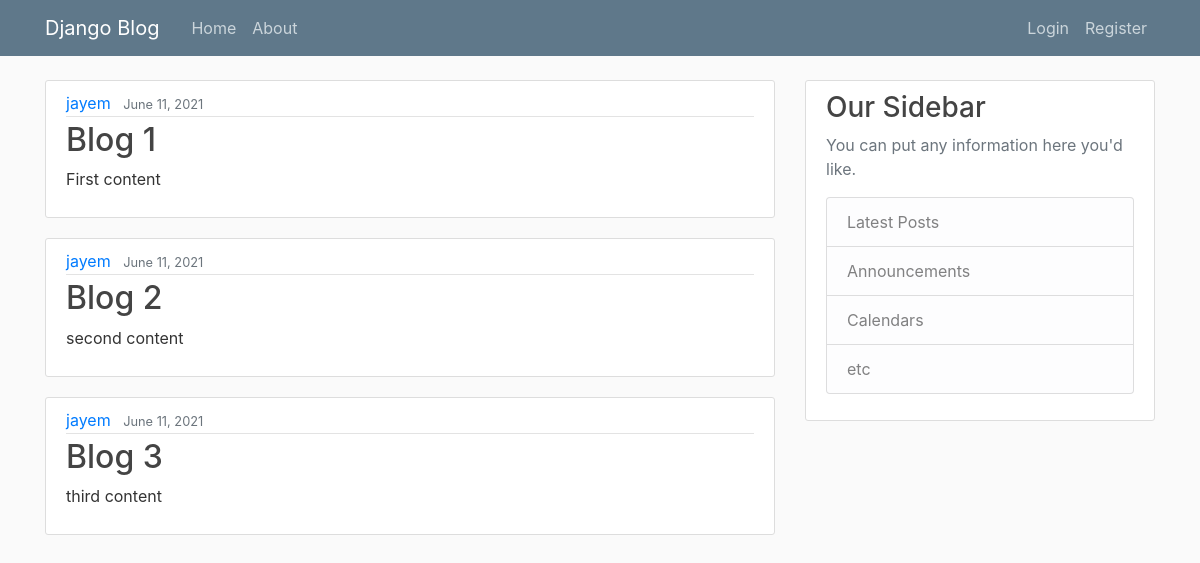
The page / on the database its author committed.
### blog/models.py (models this page shows, shortened)
class Post(models.Model):
    title = models.CharField(max_length=200)
    content = models.TextField()
    date_posted = models.DateTimeField(auto_now_add=True)
    author = models.ForeignKey(User, on_delete=models.CASCADE)

### blog/views.py (the view)
# urls.py: path('',views.home,name='blog_home'),
def home(request):
    context = {
        'posts': Post.objects.all(),
    }
    return render(request,'blog/index.html',context)

### blog/templates/blog/index.html
{% extends 'blog/base.html' %}
{% block content %}
    {% for p in posts %}
        <article class="media content-section">
            <div class="media-body">
                <div class="article-metadata">
                    <a class="mr-2" href="#">{{ p.author }} </a>
                    <small class="text-muted" > {{ p.date_posted|date:"F d, Y" }} </small>
                </div>
                <h2><a class="article-title" href="#">{{ p.title }} </a></h2>
                <p class="article-content" >{{ p.content }} </p>
            </div>
        </article>
    {% endfor %}
{% endblock content %}

### blog/static/blog/main.css (style rules this page uses)
body { background: #fafafa; color: #333333; margin-top: 5rem; }
h1, h2, h3, h4, h5, h6 { color: #444444; }
.content-section { background: #ffffff; padding: 10px 20px; border: 1px solid #dddddd; border-radius: 3px; margin-bottom: 20px; }
.article-title { color: #444444; }
.article-content { white-space: pre-line; }
.article-metadata { padding-bottom: 1px; margin-bottom: 4px; border-bottom: 1px solid #e3e3e3 }

### rows shown on the page
Post: author "jayem", date_posted "June 11, 2021", title "Blog 1", content "First content"
Post: author "jayem", date_posted "June 11, 2021", title "Blog 2", content "second content"
Post: author "jayem", date_posted "June 11, 2021", title "Blog 3", content "third content"
